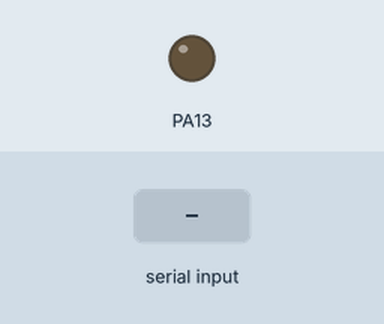
Simulated run of this sketch. Board: STM32 Blue Pill. Shown: output pins drawn as LEDs (lit = HIGH). The test bench sets the inputs (shaded band). What the sketch prints to the serial monitor is not drawn.

Above: at 1.2 s.
1.3 s: "1" received over the second serial link
At 2.6 s:
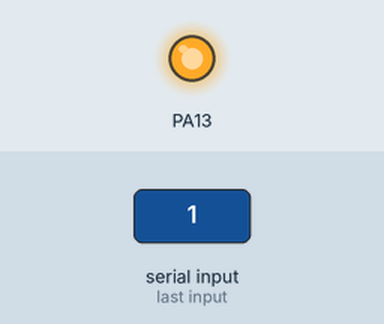
2.9 s: "0" received over the second serial link
At 4.0 s:
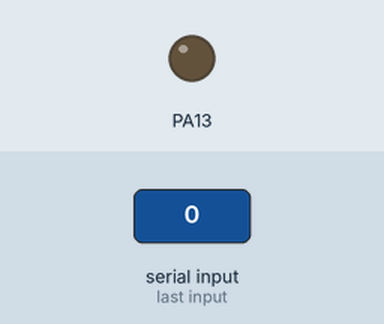
4.5 s: "2" received over the second serial link
At 5.3 s:
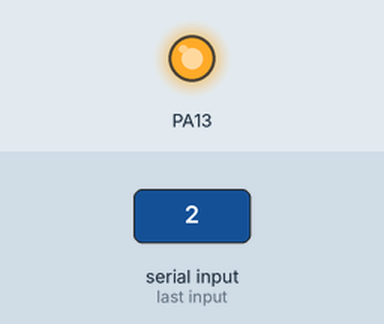
Timing chart, 0 to 7.5 s (numbered marks = the images above; inputs shaded):
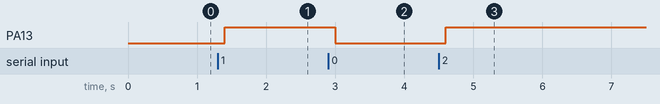

The sketch:

_leti_imKart_.ino
```cpp
#include <SoftwareSerial.h>
                     /* Tx -Rx*/
SoftwareSerial MainPort(PB6, PB7);


void setup() {
  Serial.begin(9600);
  MainPort.begin(9600);
 pinMode(PA13,OUTPUT);
 Serial.println("Kouspace 22-23");
}

void loop() {

  if(MainPort.available()>0){

    Serial.print(MainPort.read());
    digitalWrite(PA13,!digitalRead(PA13));
  }
delay(200);


}
```

Measured:
- after the input at 1.3 s, PA13: LOW → HIGH after 0.10 s
- after the input at 2.9 s, PA13: HIGH → LOW after 0.10 s
- after the input at 4.5 s, PA13: LOW → HIGH after 0.10 s
